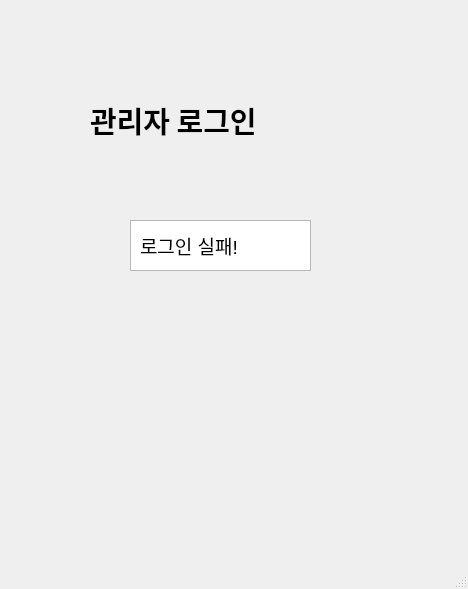
<?xml version="1.0" encoding="UTF-8"?>
<ui version="4.0">
 <class>MainWindow</class>
 <widget class="QMainWindow" name="MainWindow">
  <property name="geometry">
   <rect>
    <x>0</x>
    <y>0</y>
    <width>468</width>
    <height>589</height>
   </rect>
  </property>
  <property name="windowTitle">
   <string>MainWindow</string>
  </property>
  <widget class="QWidget" name="centralwidget">
   <widget class="QLabel" name="label_2">
    <property name="geometry">
     <rect>
      <x>90</x>
      <y>100</y>
      <width>291</width>
      <height>41</height>
     </rect>
    </property>
    <property name="font">
     <font>
      <family>Optima</family>
      <pointsize>22</pointsize>
      <weight>75</weight>
      <bold>true</bold>
      <strikeout>false</strikeout>
      <kerning>true</kerning>
     </font>
    </property>
    <property name="text">
     <string>관리자 로그인</string>
    </property>
   </widget>
   <widget class="QListWidget" name="listWidget_2">
    <property name="geometry">
     <rect>
      <x>130</x>
      <y>220</y>
      <width>181</width>
      <height>51</height>
     </rect>
    </property>
   </widget>
   <widget class="QLabel" name="label_3">
    <property name="geometry">
     <rect>
      <x>140</x>
      <y>230</y>
      <width>171</width>
      <height>31</height>
     </rect>
    </property>
    <property name="font">
     <font>
      <pointsize>14</pointsize>
     </font>
    </property>
    <property name="text">
     <string>로그인 실패!</string>
    </property>
   </widget>
  </widget>
  <widget class="QMenuBar" name="menubar">
   <property name="geometry">
    <rect>
     <x>0</x>
     <y>0</y>
     <width>468</width>
     <height>31</height>
    </rect>
   </property>
  </widget>
  <widget class="QStatusBar" name="statusbar"/>
 </widget>
 <resources/>
 <connections/>
</ui>
